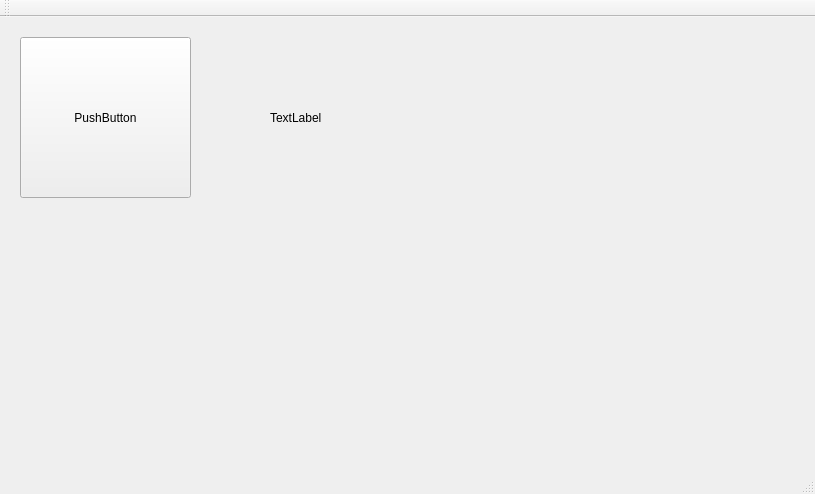
<?xml version="1.0" encoding="UTF-8"?>
<ui version="4.0">
 <class>Searduino</class>
 <widget class="QMainWindow" name="Searduino">
  <property name="geometry">
   <rect>
    <x>0</x>
    <y>0</y>
    <width>815</width>
    <height>494</height>
   </rect>
  </property>
  <property name="windowTitle">
   <string>Searduino</string>
  </property>
  <widget class="QWidget" name="centralWidget">
   <widget class="QPushButton" name="pushButton">
    <property name="geometry">
     <rect>
      <x>20</x>
      <y>20</y>
      <width>171</width>
      <height>161</height>
     </rect>
    </property>
    <property name="text">
     <string>PushButton</string>
    </property>
   </widget>
   <widget class="QLabel" name="label">
    <property name="geometry">
     <rect>
      <x>270</x>
      <y>70</y>
      <width>111</width>
      <height>61</height>
     </rect>
    </property>
    <property name="text">
     <string>TextLabel</string>
    </property>
   </widget>
  </widget>
  <widget class="QMenuBar" name="menuBar">
   <property name="geometry">
    <rect>
     <x>0</x>
     <y>0</y>
     <width>815</width>
     <height>29</height>
    </rect>
   </property>
  </widget>
  <widget class="QToolBar" name="mainToolBar">
   <attribute name="toolBarArea">
    <enum>TopToolBarArea</enum>
   </attribute>
   <attribute name="toolBarBreak">
    <bool>false</bool>
   </attribute>
  </widget>
  <widget class="QStatusBar" name="statusBar"/>
 </widget>
 <layoutdefault spacing="6" margin="11"/>
 <resources/>
 <connections>
  <connection>
   <sender>pushButton</sender>
   <signal>clicked()</signal>
   <receiver>centralWidget</receiver>
   <slot>close()</slot>
   <hints>
    <hint type="sourcelabel">
     <x>105</x>
     <y>142</y>
    </hint>
    <hint type="destinationlabel">
     <x>407</x>
     <y>254</y>
    </hint>
   </hints>
  </connection>
 </connections>
</ui>
